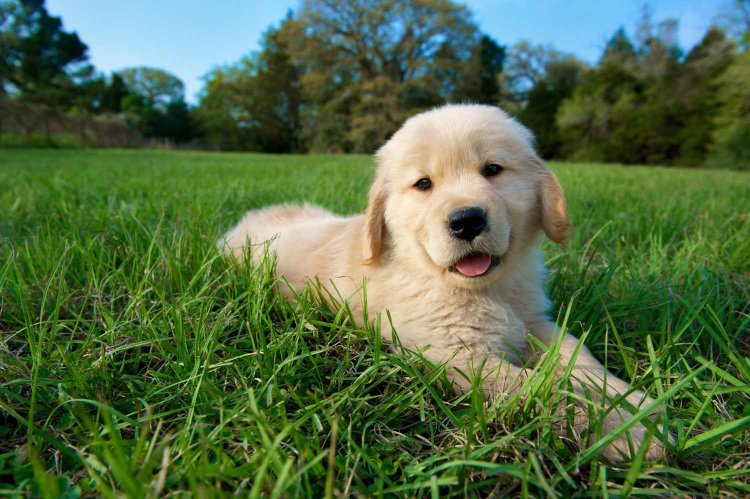
#> input picture lab4/TODO4/dog.jpg, 1500 x 998 px (shown at 1/2 size)
$ python main.py
#> lines starting #> are read from the running program, lines starting #| are printed output that depends on the picture
import cv2
def rotate_image(image, angle):
    height, width = image.shape[:2]
    rotation_matrix = cv2.getRotationMatrix2D((width / 2, height / 2), angle, 1)
    cos_angle = abs(rotation_matrix[0, 0])
    sin_angle = abs(rotation_matrix[0, 1])
    new_width = int((height * sin_angle) + (width * cos_angle))
    new_height = int((height * cos_angle) + (width * sin_angle))
    rotation_matrix[0, 2] += (new_width / 2) - width / 2
    rotation_matrix[1, 2] += (new_height / 2) - height / 2
    rotated_resized_image = cv2.warpAffine(image, rotation_matrix, (new_width, new_height))
    return rotated_resized_image
def on_trackbar(val):
    global angle
    angle = val
    rotated_image = rotate_image(image, angle)
    cv2.imshow("Image", rotated_image)

image = cv2.imread("dog.jpg")
#> image is the input picture: shape (998, 1500, 3); mean B, G, R 68.1, 107.4, 82.7
image = cv2.resize(image,(600,300))
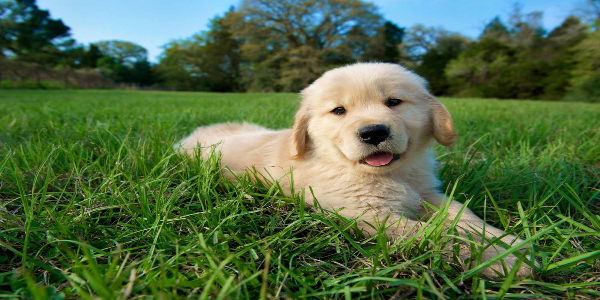
#> image: shape (300, 600, 3); mean B, G, R 68, 107.3, 82.6
cv2.namedWindow("Image")
cv2.createTrackbar("Angle", "Image", 0, 360, on_trackbar)
#> slider 'Angle' is set to 100
angle = 0
cv2.imshow("Image", image)
cv2.waitKey(0)
#> in rotate_image, `rotated_resized_image = cv2.warpAffine(image, rotation_matrix, (new_wi..`:
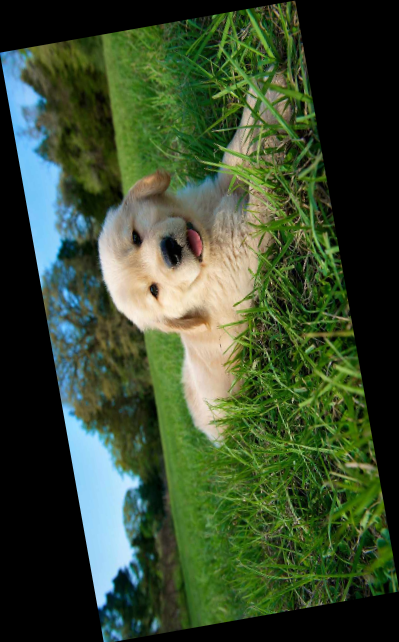
#> rotated_resized_image: shape (642, 399, 3); mean B, G, R 47.8, 75.4, 58.1
cv2.destroyAllWindows()
